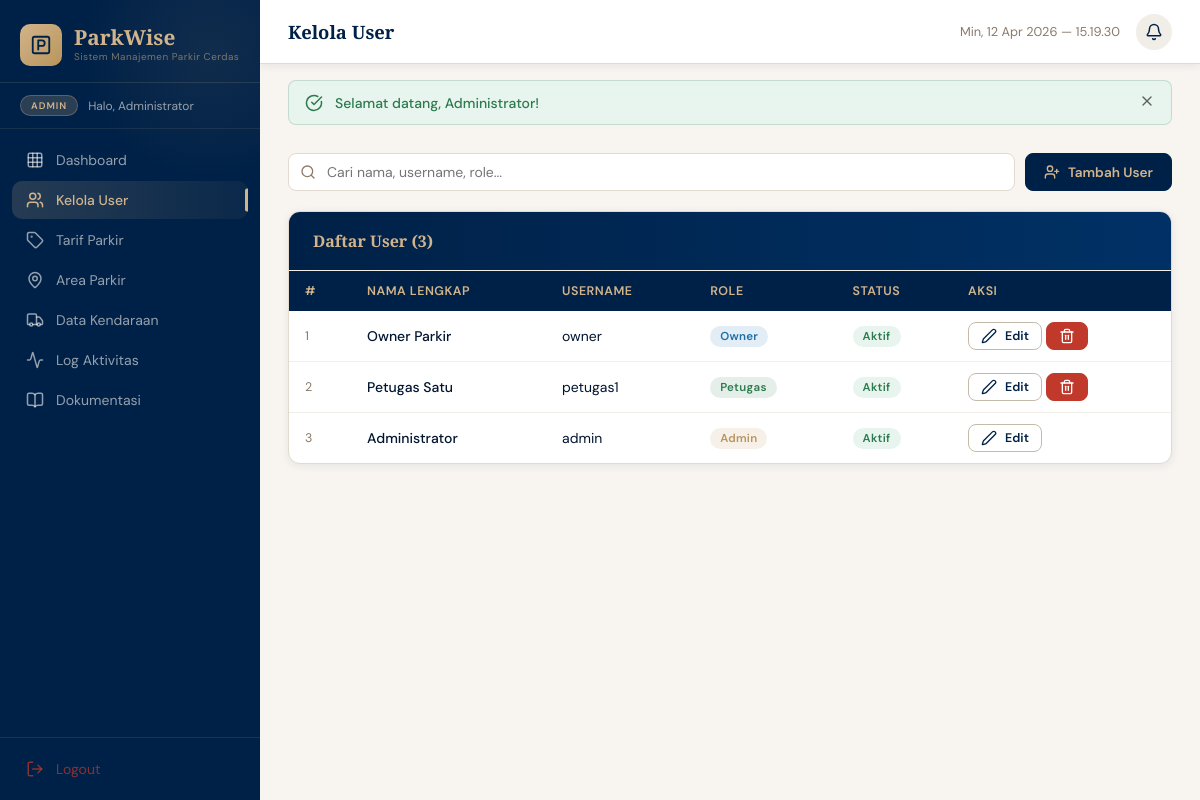
/modules/admin/user.php (signed in), run on the app's committed database.
### tables this page shows
CREATE TABLE IF NOT EXISTS tb_user (
    id_user    INT(11) NOT NULL AUTO_INCREMENT,
    nama_lengkap VARCHAR(50) NOT NULL,
    username   VARCHAR(50) NOT NULL UNIQUE,
    password   VARCHAR(100) NOT NULL,
    role       ENUM('admin','petugas','owner') NOT NULL DEFAULT 'petugas',
    status_aktif TINYINT(1) NOT NULL DEFAULT 1,
    created_at DATETIME NOT NULL DEFAULT CURRENT_TIMESTAMP,
    PRIMARY KEY (id_user),
    INDEX idx_username (username),
    INDEX idx_role (role)
);

### includes/config.php (called while the page is built, shortened)
<?php
function currentUserId(): int {
    return (int)($_SESSION['user_id'] ?? 0);
}
function clean(string $input): string {
    return htmlspecialchars(trim($input), ENT_QUOTES, 'UTF-8');
}

### modules/admin/user.php (the view, shortened to what this page needs)
<?php
require_once __DIR__ . '/../../includes/config.php';
$perPage    = 10;
$page       = max(1, (int)($_GET['page'] ?? 1));
$search     = clean($_GET['q'] ?? '');
$offset     = ($page - 1) * $perPage;
$whereClause = $search ? "WHERE (nama_lengkap LIKE :q OR username LIKE :q OR role LIKE :q)" : '';
$params      = $search ? [':q' => "%$search%"] : [];
$totalStmt = $pdo->prepare("SELECT COUNT(*) FROM tb_user $whereClause");
$totalStmt->execute($params);
$total    = (int)$totalStmt->fetchColumn();
$users = $pdo->prepare("SELECT * FROM tb_user $whereClause ORDER BY id_user DESC LIMIT :limit OFFSET :offset");
$users->bindValue(':limit',  $perPage, PDO::PARAM_INT);
$users->bindValue(':offset', $offset,  PDO::PARAM_INT);
$users->execute();
$users = $users->fetchAll();
require_once __DIR__ . '/../../includes/layout_top.php';
?>
<div class="filter-bar">
  <div class="search-wrap">
    <input type="text" class="search-input" id="searchInput" placeholder="Cari nama, username, role..."
           value="<?= htmlspecialchars($search) ?>"
           onkeyup="liveSearch(this.value)">
  </div>
  <button class="btn btn-primary" onclick="openModal('modalTambah')">
    <i data-lucide="user-plus"></i> Tambah User
  </button>
</div>
<div class="panel">
  <div class="panel-header">
    <h2>Daftar User (<?= $total ?>)</h2>
  </div>
  <div class="table-wrap">
    <table>
      <thead>
        <tr>
          <th>#</th>
          <th>Nama Lengkap</th>
          <th>Username</th>
          <th>Role</th>
          <th>Status</th>
          <th>Aksi</th>
        </tr>
      </thead>
      <tbody id="userTableBody">
        <?php if (empty($users)): ?>
        <tr><td colspan="6" class="text-center text-muted" style="padding:24px;">Tidak ada data.</td></tr>
        <?php else: foreach ($users as $i => $u): ?>
        <tr>
          <td class="text-muted text-small"><?= $offset + $i + 1 ?></td>
          <td style="font-weight:500;"><?= htmlspecialchars($u['nama_lengkap']) ?></td>
          <td><?= htmlspecialchars($u['username']) ?></td>
          <td><span class="badge badge-<?= $u['role'] ?>"><?= ucfirst($u['role']) ?></span></td>
          <td>
            <span class="badge <?= $u['status_aktif'] ? 'badge-aktif' : 'badge-nonaktif' ?>">
              <?= $u['status_aktif'] ? 'Aktif' : 'Nonaktif' ?>
            </span>
          </td>
          <td>
            <button class="btn btn-outline btn-sm" onclick='editUser(<?= json_encode($u) ?>)'>
              <i data-lucide="edit-2"></i> Edit
            </button>
            <?php if ($u['id_user'] !== currentUserId()): ?>
            <form method="POST" style="display:inline;" id="delForm<?= $u['id_user'] ?>">
              <button type="button" class="btn btn-danger btn-sm"
                      onclick="confirmDelete('delForm<?= $u['id_user'] ?>', '<?= htmlspecialchars($u['nama_lengkap'], ENT_QUOTES) ?>')">
                <i data-lucide="trash-2"></i>
              </button>
            </form>
            <?php endif; ?>
          </td>
        </tr>
        <?php endforeach; endif; ?>
      </tbody>
    </table>
  </div>
</div>
<?php require_once __DIR__ . '/../../includes/layout_bot.php'; ?>

### assets/css/style.css (style rules this page uses)
:root { --oxford: #002147; --oxford-light: #003166; --oxford-dark: #001530; --tan: #d2b48c; --tan-light: #e8d5bb; --tan-dark: #b8955a; --white: #ffffff; --off-white: #f8f5f0; --gray-100: #f1ede7; --gray-200: #e2d9cf; --gray-300: #c5b9aa; --gray-500: #8a7a6a; --gray-700: #4a3f35; --success: #2d7a4f; --success-bg: #e8f5ee; --danger: #c0392b; --danger-bg: #fdecea; --warning: #d68910; --warning-bg: #fef9e7; --info: #1a6fa8; --info-bg: #e8f2fb; --sidebar-w: 260px; --topbar-h: 64px; --radius: 12px; --radius-sm: 8px; --shadow: 0 4px 24px rgba(0,33,71,0.10); --shadow-sm: 0 2px 8px rgba(0,33,71,0.08); --transition: 0.22s cubic-bezier(0.4,0,0.2,1); font-family: 'DM Sans', sans-serif; }
*, *::before, *::after { box-sizing: border-box; margin: 0; padding: 0; }
html { scroll-behavior: smooth; }
body { background: var(--off-white); color: var(--oxford-dark); display: flex; min-height: 100vh; overflow-x: hidden; }
.panel { background: var(--white); border-radius: var(--radius); box-shadow: var(--shadow-sm); border: 1px solid var(--gray-200); margin-bottom: 24px; overflow: hidden; }
.panel-header { display: flex; align-items: center; justify-content: space-between; padding: 18px 24px; border-bottom: 1px solid var(--gray-100); background: linear-gradient(90deg, var(--oxford) 0%, var(--oxford-light) 100%); color: var(--white); }
.panel-header h2 { font-family: 'Playfair Display', serif; font-size: 1rem; font-weight: 600; color: var(--tan); }
.table-wrap { overflow-x: auto; }
table { width: 100%; border-collapse: collapse; font-size: 0.875rem; }
thead tr { background: var(--oxford); color: var(--tan); }
thead th { padding: 12px 16px; text-align: left; font-weight: 600; font-size: 0.78rem; letter-spacing: 0.5px; text-transform: uppercase; white-space: nowrap; }
tbody tr { border-bottom: 1px solid var(--gray-100); transition: background var(--transition); }
tbody tr:last-child { border-bottom: none; }
tbody td { padding: 11px 16px; color: var(--oxford-dark); vertical-align: middle; }
.badge { display: inline-flex; align-items: center; gap: 5px; padding: 3px 10px; border-radius: 20px; font-size: 0.72rem; font-weight: 600; letter-spacing: 0.3px; }
.badge-admin { background: rgba(210,180,140,0.2); color: var(--tan-dark); }
.badge-petugas { background: rgba(45,122,79,0.12); color: var(--success); }
.badge-owner { background: rgba(26,111,168,0.12); color: var(--info); }
.badge-aktif { background: var(--success-bg); color: var(--success); }
.btn { display: inline-flex; align-items: center; gap: 8px; padding: 9px 18px; border-radius: var(--radius-sm); font-size: 0.85rem; font-weight: 600; cursor: pointer; border: 1.5px solid transparent; transition: all var(--transition); text-decoration: none; white-space: nowrap; font-family: inherit; }
.btn svg { width: 16px; height: 16px; }
.btn-primary { background: var(--oxford); color: var(--tan); border-color: var(--oxford); }
.btn-outline { background: transparent; color: var(--oxford); border-color: var(--gray-300); }
.btn-danger { background: var(--danger); color: #fff; border-color: var(--danger); }
.btn-sm { padding: 5px 12px; font-size: 0.78rem; }
.filter-bar { display: flex; gap: 10px; flex-wrap: wrap; margin-bottom: 20px; }
.search-wrap { position: relative; flex: 1; min-width: 200px; }
.search-input { width: 100%; padding: 9px 14px 9px 38px; border: 1.5px solid var(--gray-200); border-radius: var(--radius-sm); font-size: 0.875rem; font-family: inherit; transition: border-color var(--transition); background: var(--white); }
.text-muted { color: var(--gray-500); font-size: 0.82rem; }
.text-small { font-size: 0.78rem; }

### data on the page
tb_user: i "1", nama_lengkap "Owner Parkir", username "owner", role "Owner", status_aktif "Aktif"
tb_user: i "2", nama_lengkap "Petugas Satu", username "petugas1", role "Petugas", status_aktif "Aktif"
tb_user: i "3", nama_lengkap "Administrator", username "admin", role "Admin", status_aktif "Aktif"

### other printed values
APP_NAME "ParkWise"
APP_TAGLINE "Sistem Manajemen Parkir Cerdas"
$role "ADMIN"
currentUserName() "Administrator"
$item['label'] "Dashboard"
$item['label'] "Kelola User"
$item['label'] "Tarif Parkir"
$item['label'] "Area Parkir"
$item['label'] "Data Kendaraan"
$item['label'] "Log Aktivitas"
$item['label'] "Dokumentasi"
$pageTitle "Kelola User"
$flash['msg'] "Selamat datang, Administrator!"
$total "3"
